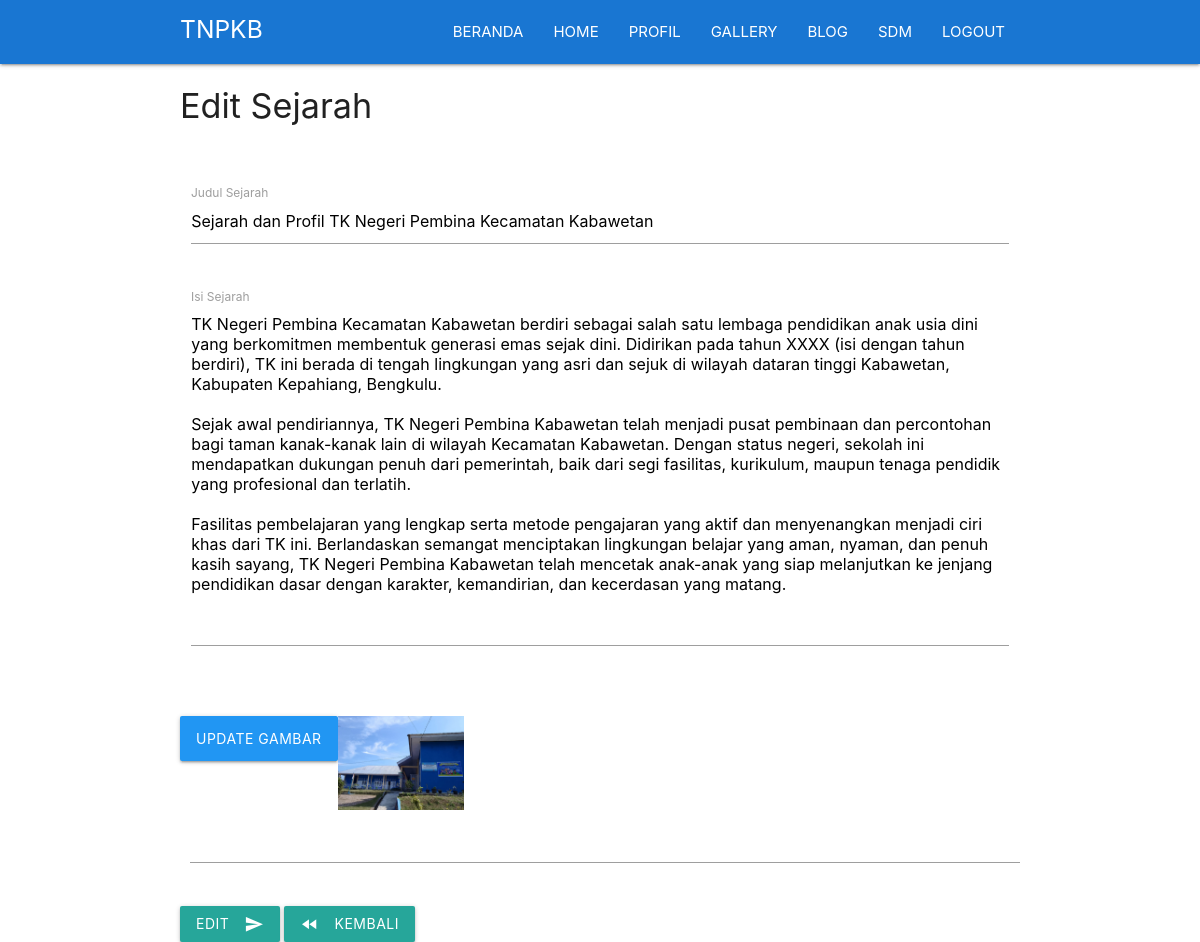
The page /page/index.php?page=profil&aksi=editsejarah&id=1 (signed in) on the database its author committed.
### tables this page shows
CREATE TABLE `sejarah` (
  `id` int(11) NOT NULL,
  `judul_sejarah` varchar(200) NOT NULL,
  `isi_sejarah` varchar(5000) NOT NULL,
  `gambar` varchar(200) NOT NULL
);

### page/profil/sejarah/edit.php (the view, shortened to what this page needs)
<?php
	$id = $_GET['id'];
	$result = mysqli_query($conn, "select * from sejarah where id='$id' ");
	$data = mysqli_fetch_assoc($result);
?>
<!DOCTYPE html>
<html>
	<head>
	<link type="text/css" rel="stylesheet" href="../../assets/css/materialize.min.css"  media="screen,projection"/>
	<link rel="stylesheet" type="text/css" href="../../assets/css/style.css">
	</head>
<body >
	<div class="container">
		<h4>Edit Sejarah</h4><br><br>
	   <form action="" method="post" enctype="multipart/form-data">
      <div class="row">
        <div class="input-field col s12">
          <input id="judul_sejarah" name="judul_sejarah" type="text" class="" value="<?=$data['judul_sejarah'] ?>">
          <label for="judul_sejarah">Judul Sejarah</label>
        </div>
      </div>
	 <div class="row">
	      <div class="row">
	        <div class="input-field col s12">
	          <textarea id="textarea1" name="isi_sejarah" class="materialize-textarea"><?=$data['isi_sejarah'] ?></textarea>
	          <label for="textarea1">Isi Sejarah</label>
	        </div>
	      </div>
	  </div>
	  <div class="row">
	      <div class="file-field input-field">
      		<div class="btn blue">
      		  <span>Update Gambar</span>
     		</div>
      			<img src="../assets/img/sejarah/<?php echo $data['gambar'] ?>" width="15%">
      <div class="file-path-wrapper">
        <input class="file-path validate" type="text">
	      </div>
	    </div>
	  </div>
	  <button class="btn waves-effect waves-light" type="submit" name="ubah">Edit
	    <i class="material-icons right">send</i>
	  </button>
	  <a href="index.php?page=profil" class="btn waves-effect waves-light" ><i class="material-icons left">fast_rewind</i>Kembali</a>
	    </form>
	</div>
</body>
</html>

### rows shown on the page
sejarah: judul_sejarah "Sejarah dan Profil TK Negeri Pembina Kecamatan Kabawetan", isi_sejarah "TK Negeri Pembina Kecamatan Kabawetan berdiri sebagai salah satu lembaga pendidikan anak usia dini yang berkomitmen membentuk generasi emas sejak dini. Didirikan pada tahun XXXX (isi dengan tahun berdiri), TK ini berada di tengah lingkungan yang asri dan sejuk di wilayah dataran tinggi Kabawetan, Kabupaten Kepahiang, Bengkulu. Sejak awal pendiriannya, TK Negeri Pembina Kabawetan telah menjadi pusat pembinaan dan percontohan bagi taman kanak-kanak lain di wilayah Kecamatan Kabawetan. Dengan status negeri, sekolah ini mendapatkan dukungan penuh dari pemerintah, baik dari segi fasilitas, kurikulum, maupun tenaga pendidik yang profesional dan terlatih. Fasilitas pembelajaran yang lengkap serta…", gambar (picture)
